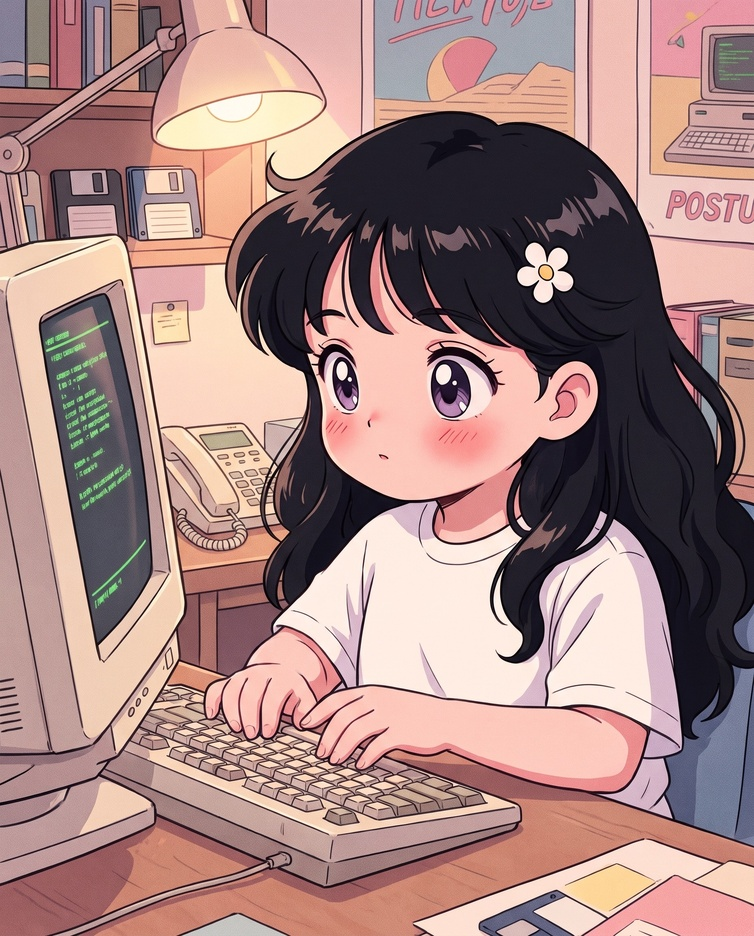
#> input picture character-01-typing.jpg, 754 x 936 px, shrunk from 1856 x 2304 before the run
$ python mood.py ../character-01-typing.jpg ../character-01-typing.jpg 1.0
#> lines starting #> are read from the running program, lines starting #| are printed output that depends on the picture
"""귤이 채널 기본 칠 보정 — 기준 그림을 '극장판 칠'(front-drama-test) 쪽으로 25% 섞은 느낌을 아무 그림/영상에 0cr 로.
그림자 살짝 깊게 · 가장자리 비네트 · 채도 조금 낮춤 · 고운 그레인. 혁 10/27 확정(25%).
usage: python3 tools/mood.py in.(png|jpg|mp4) out [세기 0~1, 기본 1 = 확정값]
"""
import sys, subprocess, os, tempfile
import numpy as np, cv2


def mood(img, k=1.0, seed=1):
#> called with k = 1, seed = 1
    a = img.astype(np.float32); H, W = a.shape[:2]
#> after `H, W = a.shape[:2]`: H = 936; W = 754
    lum = a.mean(-1, keepdims=True) / 255
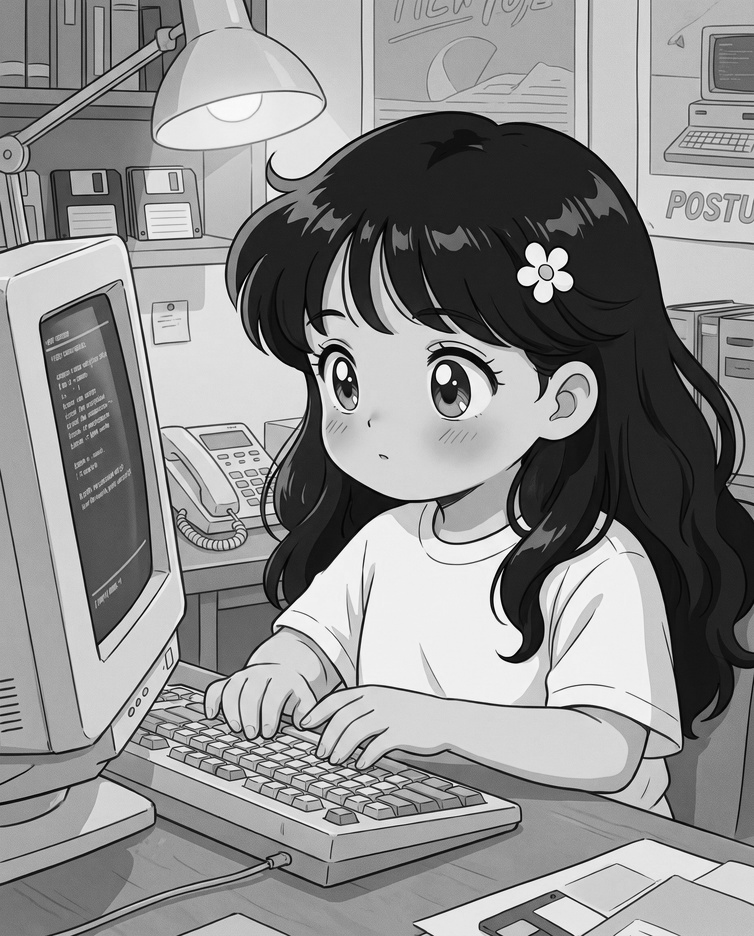
#> lum: shape (936, 754, 1) float32; min 0, max 0.997, mean 0.561
    a = a * (1 - 0.10 * k * (1 - lum) ** 1.5)            # 어두운 곳(그림자)만 살짝 더 깊게
    yy, xx = np.mgrid[0:H, 0:W]; r = np.hypot((xx - W / 2) / (W / 2), (yy - H / 2) / (H / 2))
    a *= (1 - 0.18 * k * np.clip(r - 0.5, 0, 1) ** 1.5)[..., None]
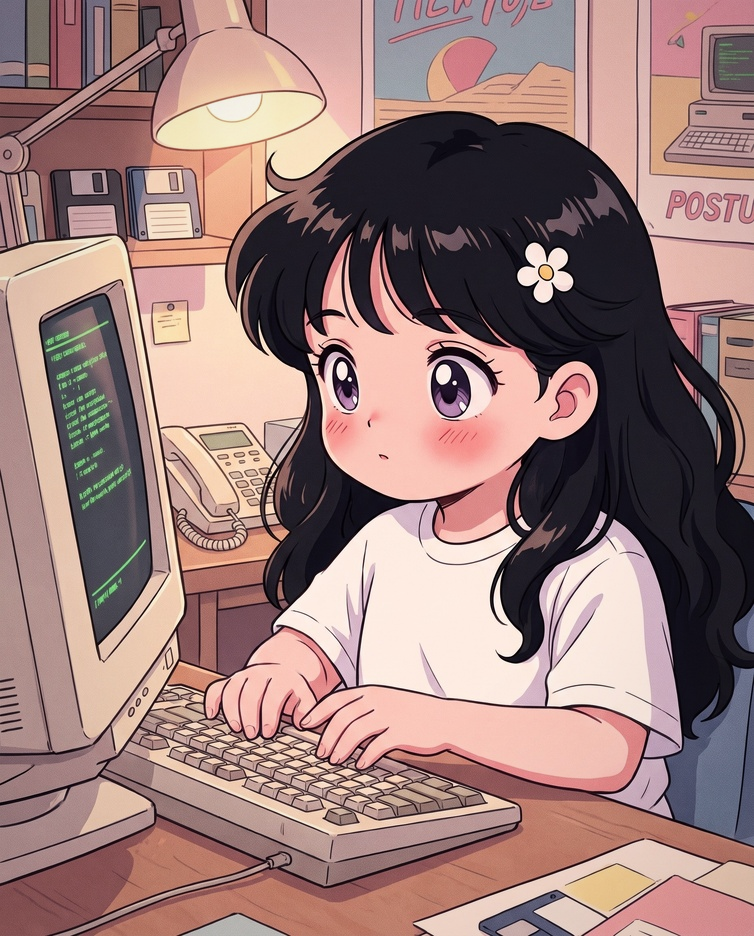
#> a: shape (936, 754, 3) float32; mean B, G, R 122.7, 126.3, 156.2
    g = a.mean(-1, keepdims=True); a = g + (a - g) * (1 - 0.06 * k)
#> after `g = a.mean(-1, keepdims=True)`:
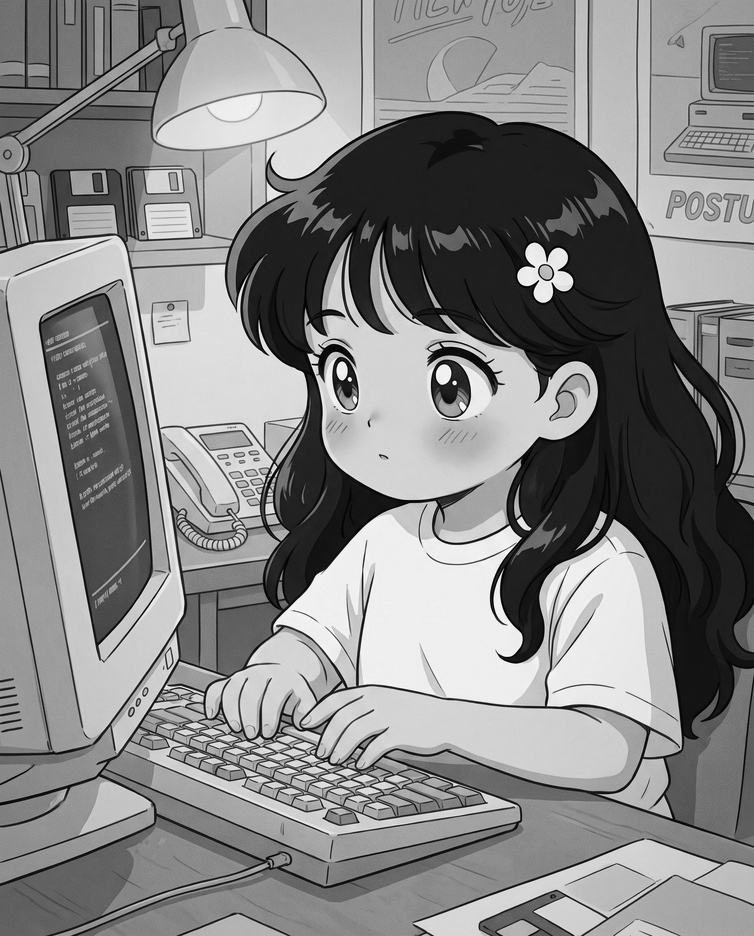
#> g: shape (936, 754, 1) float32; min 0, max 254.3, mean 135.1
    a += np.random.default_rng(seed).normal(0, 3 * k, (H, W, 1))
    return np.clip(a, 0, 255).astype(np.uint8)


if __name__ == '__main__':
    src, dst = sys.argv[1], sys.argv[2]; k = float(sys.argv[3]) if len(sys.argv) > 3 else 1.0
    if src.lower().endswith(('.mp4', '.mov')):
        cap = cv2.VideoCapture(src); fps = cap.get(cv2.CAP_PROP_FPS); tmp = tempfile.mktemp(suffix='.mp4'); out = None; i = 0
        while True:
            ok, fr = cap.read()
            if not ok: break
            g = mood(fr, k, i // 3); i += 1
            if out is None: out = cv2.VideoWriter(tmp, cv2.VideoWriter_fourcc(*'mp4v'), fps, (g.shape[1], g.shape[0]))
            out.write(g)
        out.release()
        subprocess.run(['ffmpeg', '-y', '-v', 'error', '-i', tmp, '-i', src, '-map', '0:v', '-map', '1:a?', '-c:v', 'libx264', '-crf', '18', '-pix_fmt', 'yuv420p', '-c:a', 'copy', dst], check=True); os.remove(tmp)
    else:
        cv2.imwrite(dst, mood(cv2.imread(src), k))
    print(dst)
